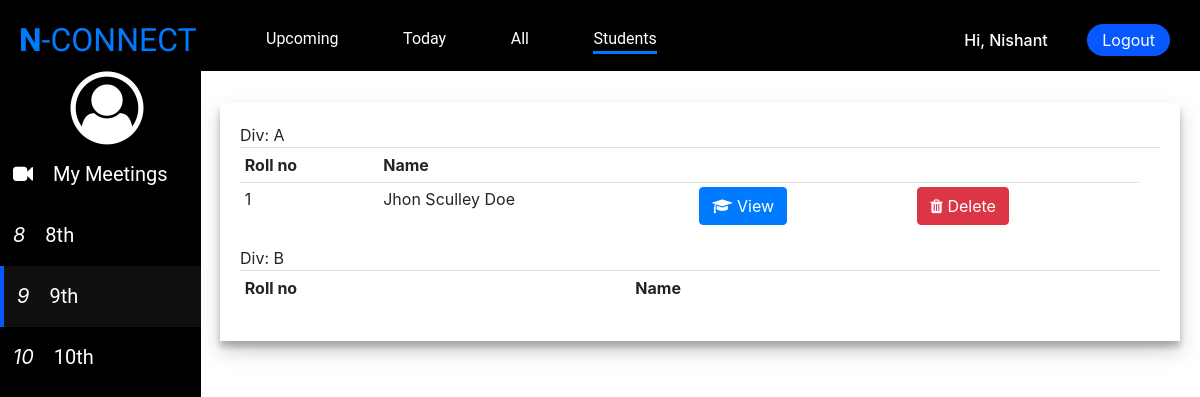
The page /students/9/ (signed in) on the database its author committed.
### users/models.py (models this page shows, shortened)
class Student(models.Model):
    user = models.OneToOneField(User, on_delete=models.CASCADE)
    father_name = models.CharField(max_length=20, null=True)
    STD = (
        ('8', '8'),
        ('9', '9'),
        ('10', '10')
    )
    std = models.IntegerField(choices=STD, blank=True, null=True)
    div = models.CharField(max_length=1, null=True)
    rollno = models.IntegerField(null=True)

### main/decorators.py (the view)
        def wrapper_func(request, *args, **kwargs):
            usr_grp = request.user.groups.all()[0]
            if str(usr_grp) in allowed_roles:
                return view_func(request, *args, **kwargs)
            elif str(usr_grp) != request.user.groups.all()[0]:
                return redirect('dashboard_pg')
            else:
                return HttpResponse("You are not authorized")

### main/views.py (called while the page is built)
@login_required(login_url='login_pg')
@allowed_users(allowed_roles=['Teachers'])
def all_stu(request, std):
    students_a = Student.objects.filter(std=std, div="A").order_by('rollno')
    students_b = Student.objects.filter(std=std, div="B").order_by('rollno')
    context = {'students_a': students_a, 'students_b': students_b, 'std': std}
    return render(request, 'main/lst_students.html', context)

### templates/main/lst_students.html (shortened to what this page needs)
{% extends 'main/teacher_dash.html' %}
{% block sub-nav-block %}
<li><a href="{% url 'list_meetings_pg' std %}">Upcoming</a></li>
<li><a href="{% url 'meetings_today' std %}">Today</a></li>
<li><a href="{% url 'meetings_all' std %}">All</a></li>
<li><a class="sub-nav-links {% if request.path == '/students/9/' %} sub-active {% endif %}" href="{% url 'stu_all' std %}">Students</a></li>
{% endblock sub-nav-block %}
{% block students %}
<section id="students-container">
    <span>Div: A</span>
    <table class="table table-sm">
        <tr>
            <th>Roll no</th>
            <th class="student-name" >Name</th>
            <th></th>
            <th></th>
            <th></th>
        </tr>
        {% for student in students_a %}
        <tr>
            <td>{{student.rollno}}</td>
            <td class="student-name" >{{student.user.first_name}} {{student.father_name}} {{student.user.last_name}}</td>
            <td><a href="{% url 'view_student_pg' student.rollno %}"class="btn btn-primary"><i class="fa fa-graduation-cap"></i><span> View</span></a></td>
            <td><a href="{% url 'delete_student_pg' student.rollno %}"class="btn btn-danger"><i class="fa fa-trash"></i> <span>Delete</span></a></td>
        </tr>
        {% endfor %}
    </table>
    <span>Div: B</span>
    <table class="table table-sm">
        <tr>
            <th>Roll no</th>
            <th class="student-name" >Name</th>
            <th></th>
            <th></th>
            <th></th>
        </tr>
    </table>
</section>
{% endblock students %}

### templates/main/base.html (shortened to what this page needs)
{% load static %}
<!DOCTYPE html>
<html lang="en">
<head>
    <link rel="stylesheet" href="{% static 'main/css/base.css' %}">
    <link rel="stylesheet" href="https://cdnjs.cloudflare.com/ajax/libs/font-awesome/4.7.0/css/font-awesome.min.css">
    <link rel="stylesheet" href="https://stackpath.bootstrapcdn.com/bootstrap/4.5.2/css/bootstrap.min.css"
>
</head>
<body>
    <header>
        <nav>
            <label class="logo"><a href="{% url 'dashboard_pg' %}"><b>N</b>-CONNECT</a></label>
            <ul>
                <li>
                    <h6>Hi, {{request.user.first_name}}</h6>
                </li>
                <li><a href="{% url 'logout_pg' %}">Logout</a></li>
            </ul>
        </nav>
        <div class="side-menu">
            <center>
                <i style="font-size:73px;" class="fa fa-user-circle-o"></i>
            </center>
            {% block side-menu-block %}
            {% endblock side-menu-block %}
        </div>
        <div class="sub-nav">
            <ul>
                {% block sub-nav-block %}
                {% endblock sub-nav-block %}
            </ul>
        </div>
    </header>
    {% block students %}
    {% endblock students %}
</body>
</html>

### statics/main/css/base.css (style rules this page uses)
* { box-sizing: border-box; margin: 0; padding: 0; text-decoration: none !important; }
.logo { color: #0758ff; font-family: 'Exo', sans-serif; font-size: 32px; line-height: 80px; margin-left: 19px; }
nav { background: #000000; height: 71px; position: fixed; width: 100%; z-index: 2; }
nav ul { float: right; margin-right: 20px; list-style: none; }
nav ul li { line-height: 80px; margin: 0px 10px; display: inline-block; }
nav ul li a, h6 { color: #ffffff; padding: 6px 15px; text-decoration: none; }
nav ul li a { background: #0758ff; border-radius: 20px; transition: 0.4s; }
.side-menu { position: fixed; margin-top: 71px; background: #000000; width: 201px; height: 100%; }
.side-menu i { font-size: 20px; margin-left: 13px; color: #ffffff; }
.sub-nav { margin-top: 26px; position: fixed; left: 236px; background: #000000; height: 45px; z-index: 3; }
.sub-nav ul { list-style: none; }
.sub-nav ul li { display: inline-block; margin: 0px 30px; color: #ffffff; }
.sub-nav ul li a { color: #ffffff; font-family: 'Roboto', sans-serif; }
.sub-nav ul li ::after { content: ''; width: 0; height: 3px; background: #0078ff; display: block; margin: auto; transition: 0.3s; }
.sub-active { border-bottom: 3px solid #0078ff; padding-bottom: 3.3px; }
#students-container { margin:0px 20px 0px 220px; position: relative; top: 103px; padding: 20px; box-shadow: 0 10px 20px rgba(0, 0, 0, .19), 0 6px 6px rgba(0, 0, 0, .23); transition: 0.4s; }

### rows shown on the page
Student: rollno "1", user.first_name "Jhon", father_name "Sculley", user.last_name "Doe"

### other values the page prints
{{ request.user.first_name }} "Nishant"
